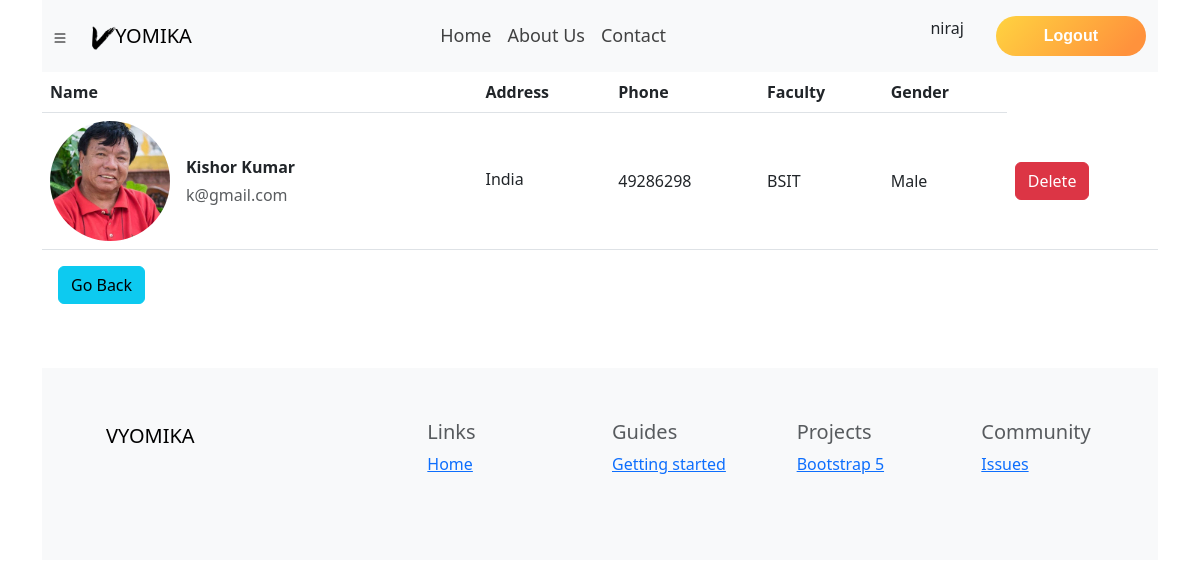
Page /management/faculty/BSIT/search/ (signed in) on the committed database.
### accounts/models.py (models this page shows, shortened)
class UserAccount(AbstractUser, PermissionsMixin):
    user_id = models.AutoField(primary_key=True)
    email = models.EmailField(max_length=255, unique = True)
    username = models.CharField(max_length=255)
    is_active = models.BooleanField(default = True)
    is_staff = models.BooleanField(default = False)
    objects = UserAccountManager()
    USERNAME_FIELD = 'email'
    REQUIRED_FIELDS =  ['username']

### Student/models.py (models this page shows, shortened)
class Student(models.Model):
    std_id = models.AutoField(primary_key=True)
    user = models.ForeignKey(UserAccount, on_delete=models.CASCADE, default=None, null=True, blank=True)
    stdname = models.CharField(default='', max_length=55)
    stdemail = models.CharField(default='', max_length=100)
    stdadd = models.CharField(default='', max_length=255)
    stdphone = models.CharField(default='', max_length=10)
    stdfaculty = models.CharField(default='', max_length=55)
    stdgender = models.CharField(default='', max_length=6)
    stdimage = models.ImageField(default='', upload_to='stdimg')

### Student/views.py (the view)
# urls.py: path('faculty/<str:stdfaculty>/search/', views.searchStd, name = 'searchStd'),
@login_required
def searchStd(request, stdfaculty):
    stdfaculty = Student.objects.filter(stdfaculty=stdfaculty)
    query = request.GET.get('query', '')
    if len(query)>78:
        allStd = Student.objects.none()
    else:
        allName = Student.objects.filter(stdname__icontains=query)
        allEmail = Student.objects.filter(stdemail__icontains=query)
        allAdd = Student.objects.filter(stdadd__icontains=query)
        allStd = allName.union(allEmail, allAdd)
    if allStd.count() == 0:
        messages.warning(request, "No search results found. Please check your query.")
    params = {"allStd": allStd, 'query':query}
    return render(request, 'Student/search.html', params)

### templates/Student/search.html (shortened to what this page needs)
{% extends 'base.html' %}
{% block body %}
<table class="table align-middle mb-0 bg-white">
    <thead class="bg-light">
        <tr>
            <th>Name</th>
            <th>Address</th>
            <th>Phone</th>
            <th>Faculty</th>
            <th>Gender</th>
        </tr>
    </thead>
    <tbody>
        {% for std in allStd %}
        <tr>
            <td>
                <div class="d-flex align-items-center">
                    <img src="/media/{{std.stdimage}}" alt="" style="width: 120px; height: 120px"
                        class="rounded-circle" />
                    <div class="ms-3">
                        <p class="fw-bold mb-1">{{std.stdname}}</p>
                        <p class="text-muted mb-0">{{std.stdemail}}</p>
                    </div>
                </div>
            </td>
            <td>
                <p class="fw-normal mb-1">{{std.stdadd}}</p>
            </td>
            <td>{{std.stdphone}}</td>
            <td>{{std.stdfaculty}}</td>
            <td>{{std.stdgender}}</td>
            <td>
                <form action="{% url 'delete_student' std.std_id %}" method="POST">
                    <button type="submit" class="btn btn-danger">Delete</button>
                </form>
            </td>
        </tr>
        {% endfor %}
    </tbody>
</table>
<a href='/management/faculty/'><button class="m-3 btn btn-info">Go Back</button></a>
{% endblock %}

### templates/base.html (shortened to what this page needs)
<!doctype html>
<html lang="en">
<head>
    <link href="https://cdn.jsdelivr.net/npm/bootstrap@5.3.0/dist/css/bootstrap.min.css" rel="stylesheet"
>
</head>
<body>
    {% load static %}
    <div class="container">
        <nav class="navbar navbar-expand-lg bg-body-tertiary" style="height: 4.5em;">
            <div class="btn-group">
                <button type="button" class="btn btn-light dropdown-toggle-split" data-bs-toggle="offcanvas"
                    data-bs-target="#offcanvasMenu" aria-controls="offcanvasMenu" aria-expanded="false">
                </button>
            </div>
            <div class="container">
                <a class="navbar-brand" href="/"><img src="{% static 'vlogo.png' %}" alt="logo"
                        style="height: 5em; margin: -2em;"> YOMIKA</a>
                <div class="collapse navbar-collapse" id="navbarSupportedContent"
                    style="justify-content:center; font-size: large">
                    <ul class="nav nav-underline">
                        <li class="nav-item">
                            <a class="nav-link {% block homeactive %}  {% endblock homeactive %}" aria-current="page"
                                href="/" style="color: rgba(0, 0, 0, 0.742);">Home</a>
                        </li>
                        <li class="nav-item">
                            <a class="nav-link {% block aboutactive %}  {% endblock aboutactive %}" href="/about"
                                style="color: rgba(0, 0, 0, 0.742);">About Us</a>
                        </li>
                        <li class="nav-item">
                            <a class="nav-link {% block contactactive %}  {% endblock contactactive %}" href="/contact"
                                style="color: rgba(0, 0, 0, 0.742);">Contact</a>
                        </li>
                    </ul>
                </div>
                {% if user.is_authenticated %}
                <div class="usrname">
                    <p>
                        {{ user.username }}
                    </p>
                </div>
                <div class="d-grid gap-2" style="float: right;">
                    <a href = '/login/handlelogout'><button type="button" class="btn btn-primary">Logout</button></a>
                </div>
                {% endif %}
            </div>
        </nav>
        {% block body %}
        {% endblock %}
        <footer class="bd-footer py-4 py-md-1 mt-5 bg-body-tertiary">
            <div class="container py-4 py-md-5 px-4 px-md-3 text-body-secondary">
                <div class="row">
                    <div class="col-lg-3 mb-3">
                        <a class="d-inline-flex align-items-center mb-2 text-body-emphasis text-decoration-none"
                            href="/" aria-label="Bootstrap">
                            <svg xmlns="http://www.w3.org/2000/svg" width="40" height="32" class="d-block me-2"
                                viewBox="0 0 118 94" role="img">
                                <title>VYOMIKA</title>
                            </svg>
                            <span class="fs-5">VYOMIKA</span>
                        </a>
                    </div>
                    <div class="col-6 col-lg-2 offset-lg-1 mb-3">
                        <h5>Links</h5>
                        <ul class="list-unstyled">
                            <li class="mb-2"><a href="/">Home</a></li>
                        </ul>
                    </div>
                    <div class="col-6 col-lg-2 mb-3">
                        <h5>Guides</h5>
                        <ul class="list-unstyled">
                            <li class="mb-2"><a href="/docs/5.3/getting-started/">Getting started</a></li>
                        </ul>
                    </div>
                    <div class="col-6 col-lg-2 mb-3">
                        <h5>Projects</h5>
                        <ul class="list-unstyled">
                            <li class="mb-2"><a href="https://github.com/twbs/bootstrap">Bootstrap 5</a></li>
                        </ul>
                    </div>
                    <div class="col-6 col-lg-2 mb-3">
                        <h5>Community</h5>
                        <ul class="list-unstyled">
                            <li class="mb-2"><a href="https://github.com/twbs/bootstrap/issues">Issues</a></li>
                        </ul>
                    </div>
                </div>
            </div>
        </footer>
    </div>
</body>
</html>

### rows in the picture
UserAccount: username "niraj"
Student: stdimage (picture), stdname "Kishor Kumar", stdemail "k@gmail.com", stdadd "India", stdphone "49286298", stdfaculty "BSIT", stdgender "Male"
